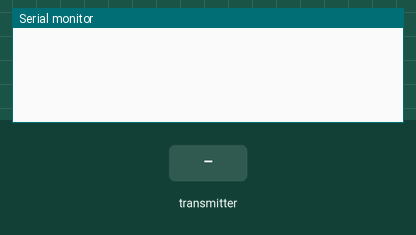
Simulated run of this sketch. Board: ESP8266 (NodeMCU). Shown: the last lines printed to the serial monitor. The test bench sets the inputs (shaded band). A WiFi scan finds three made-up networks.

Above: at 3.2 s.
3.3 s: the transmitter starts sending id = 0
At 3.61 s:
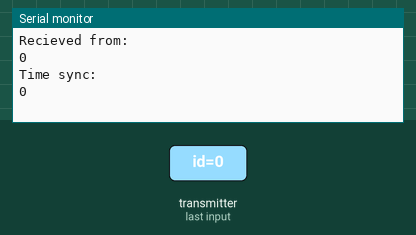
4.8 s: the transmitter starts sending timesync = 256
At 5.11 s:
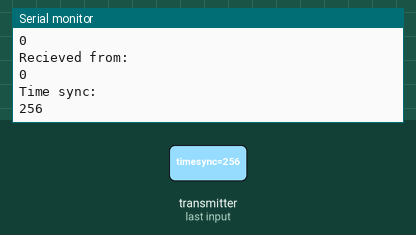
6.3 s: the transmitter starts sending id = 1
7.8 s: the transmitter starts sending timesync = 512
At 8.11 s:
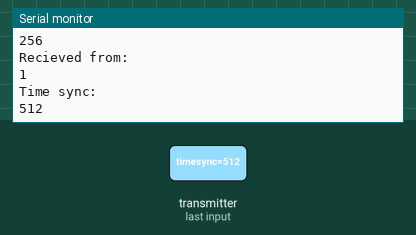
Timing chart, 0 to 10.3 s (numbered marks = the images above; inputs shaded):
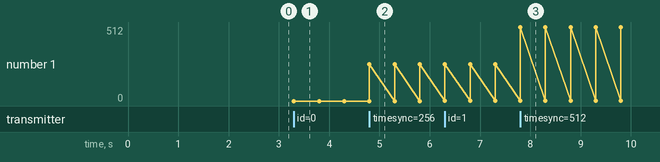

The sketch:

client1_Fixed_scheduling.ino
```cpp
#include <StopWatch.h>

#include <ESP8266WiFi.h>
#include <espnow.h>

//#include <Adafruit_BME280.h>
//#include <Adafruit_Sensor.h>

#include <Wire.h>
#include <Adafruit_MLX90614.h>

// Import required libraries
#include <Arduino.h>

#include <Hash.h>
#include <ESPAsyncTCP.h>
#include <ESPAsyncWebServer.h>


//Designate Arduino WiFi board id for wireless network communication.
#define BOARD_ID 1

//Initialize temperature sensor
Adafruit_MLX90614 mlx = Adafruit_MLX90614();


//Stopwatch used to keep track of transmission timer.
//This is used instead of millis() because resetting millis() is not easy and potentially dangerous to do.
StopWatch synctimer;
StopWatch SWarray[5];

bool recieved_start_signal = false;

//MAC address of the AP board.
uint8_t ap_mac_address[] = {0x4C, 0x75, 0x25, 0x35, 0x1D, 0x35};

//Data type for the transmssion data being sent to the AP.
typedef struct transmission_data {
    int id;
    float temp;
    float hum;
    int readingId;
} transmission_data;


transmission_data this_boards_data;


unsigned int myreadingId = 0;

//The WiFi network's SSID.
constexpr char WIFI_SSID[] = "projectwlsn";

int32_t getWiFiChannel(const char *ssid) {
  if (int32_t n = WiFi.scanNetworks()) {
    for (uint8_t i=0; i<n; i++) {
      if (!strcmp(ssid, WiFi.SSID(i).c_str())) {
        return WiFi.channel(i);
      }
    }
  }
  return 0;
}


//Get object temperature reading from the sensor.
float getobjtemperature() {
  //float t = bme.getobjtemperature();
  float ot =mlx.readObjectTempC();
  return ot;
}


//Get ambient temperature reading from the sensor.
float getambienttemperature() {
  //float h = bme.getambienttemperature();
  float at = mlx.readAmbientTempC();
  return at;
}


//Called whenever the board sends a transmission.
//Prints not really needed, but used for debugging and to show how the network transmissions operate.
void when_transmission_sent(uint8_t *recieved_mac_address, uint8_t delivery_successful) {
  Serial.print("Last transmission status: ");

  //Prints the MAC adress of the intended reciever.
  char macaddr[18];
  Serial.print("Transmission sent to: ");
  snprintf(macaddr, sizeof(macaddr), "%02x:%02x:%02x:%02x:%02x:%02x",
           recieved_mac_address[0], recieved_mac_address[1], recieved_mac_address[2], recieved_mac_address[3], recieved_mac_address[4], recieved_mac_address[5]);
  Serial.println(macaddr);

  //Prints status of the transmission delivery.
  if (delivery_successful == 0){
    Serial.println("Success");
  }

  else{
    Serial.println("Failure");
  }
}


//DAta structure for the transmission expected to be recieved by the AP board.
typedef struct recieve_message {
    int id;
    int timesync;
} recieve_message;


recieve_message recieved_data;


//Variables to store the data being sent to this board.
int incomingid;
int incomingtimesync;

//Updates sensor readings and sends a transmission every 7.5 seconds.
const long interval = 7500;

//The last time a transmission was sent and the current time.
unsigned long previous_time = 0;
unsigned long current_time = millis();

//Variable used to sync this board's time with the cluster head/ AP board's timer.
unsigned long inc_time = 0;


//Called whenever a transmission is recieved from the other boards.
//Prints not necessary, but are useful for debugging and to show how the results are recieved
//prior to being sent to the webserver.
void when_transmission_recieved(uint8_t * sent_mac_address, uint8_t *data_being_sent, uint8_t transmission_length) {
  memcpy(&recieved_data, data_being_sent, sizeof(recieved_data));


  incomingid = recieved_data.id;
  Serial.println("Recieved from: ");
  Serial.println(recieved_data.id);


  incomingtimesync = recieved_data.timesync;
  Serial.println("Time sync:  ");
  Serial.println(recieved_data.timesync);

  recieved_start_signal = true;

  //Sync this board's timer with that of the AP board.
  inc_time = 2500;
  previous_time = 0;

  synctimer.reset();
  synctimer.start();

}


void setup() {
  //Initialize serial monitor on which to display information. (Mostly useful for seeeing data or debuggingwhen connected to a terminal such as a computer).
  Serial.begin(9600);

  //Initialize temperature sensor.
  mlx.begin();

  //Set this board as a WiFi station.
  WiFi.mode(WIFI_STA);

  //Set the WiFi channel for this board.
  int32_t channel = getWiFiChannel(WIFI_SSID);

  //Prints used to verify channel number (not neded but useful for debugging and to see the program setup).
  WiFi.printDiag(Serial);
  wifi_promiscuous_enable(1);
  wifi_set_channel(channel);
  wifi_promiscuous_enable(0);
  WiFi.printDiag(Serial);

  //Initialize ESP-NOW, which is the library used to set up most of the WiFi connections in this program.
  if (esp_now_init() != 0) {
    Serial.println("Error initializing ESP-NOW");
    return;
  }


  //Set ESP-NOW role. Role is set to "combo" since this device both sends and recieves tranmissions.
  esp_now_set_self_role(ESP_NOW_ROLE_COMBO);

  //Set when_transmission_sent function to execute upon recieving a transmission.
  esp_now_register_send_cb(when_transmission_sent);

  //Register AP node to send transmissions to within the wireless network.
  esp_now_add_peer(ap_mac_address, ESP_NOW_ROLE_COMBO, 1, NULL, 0);

  //Set when_transmission_recieved function to execute upon recieving a transmission.
  esp_now_register_recv_cb(when_transmission_recieved);

  //Start stopwatch timer.
  synctimer.start();
}

void loop() {

  if (recieved_start_signal == true) {


    current_time = inc_time + synctimer.elapsed();
    if (current_time - previous_time >= interval) {

      //Reset timer and assoicated variables.
      inc_time = 0;

      synctimer.reset();
      synctimer.start();


      //Get transmission variables and temperature sesnor readings.
      this_boards_data.id = BOARD_ID;
      this_boards_data.temp = getobjtemperature();
      this_boards_data.hum = getambienttemperature();
      this_boards_data.readingId = myreadingId++;


      //Send data to AP board.
      esp_now_send(ap_mac_address, (uint8_t *) &this_boards_data, sizeof(this_boards_data));

    }


  }
}
```

Measured:
- after the input at 3.3 s, the serial monitor: prints a new line at once (image 1)
- after the input at 4.8 s, the serial monitor: prints a new line at once (image 2)
- after the input at 7.8 s, the serial monitor: prints a new line at once (image 3)
- plotted number 1: 0 → 256 after the input at 4.8 s, 256 → 512 after the input at 7.8 s
